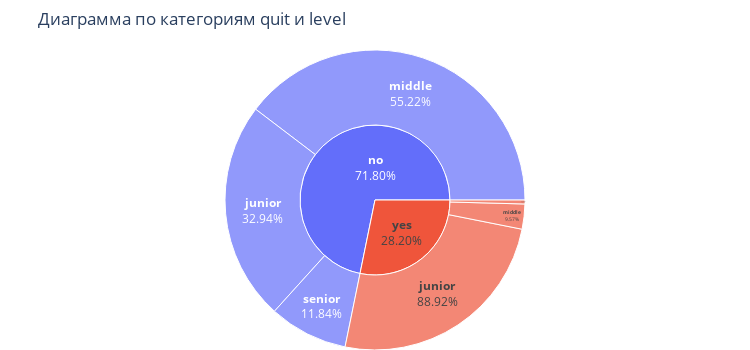

Here is the notebook cell this chart was saved with:
### Code cell
pie(train_quit, 'quit', 'level')

### Figure 1 — Plotly figure (JSON) as saved in the notebook; plotly's stock layout.template omitted (floating-point values rounded to 4 significant figures)
{"data": [{"branchvalues": "total", "domain": {"x": [0, 1], "y": [0, 1]}, "hovertemplate": "<b>%{label}</b><br>Количество: %{value}<br>Доля: %{percentParent:.2%}", "ids": ["no/junior", "yes/junior", "no/middle", "yes/middle", "no/senior", "yes/senior", "no", "yes"], "insidetextorientation": "horizontal", "labels": ["junior", "junior", "middle", "middle", "senior", "senior", "no", "yes"], "name": "", "parents": ["no", "yes", "no", "yes", "no", "yes", "", ""], "textinfo": "label+percent parent", "texttemplate": "<b>%{label}</b><br>%{percentParent:.2%}", "type": "sunburst", "values": [946, 1003, 1586, 108, 340, 17, 2872, 1128]}], "layout": {"height": 350, "legend": {"tracegroupgap": 0}, "margin": {"b": 0, "l": 0, "r": 0, "t": 50}, "title": {"text": "Диаграмма по категориям quit и level"}, "width": 750}}
